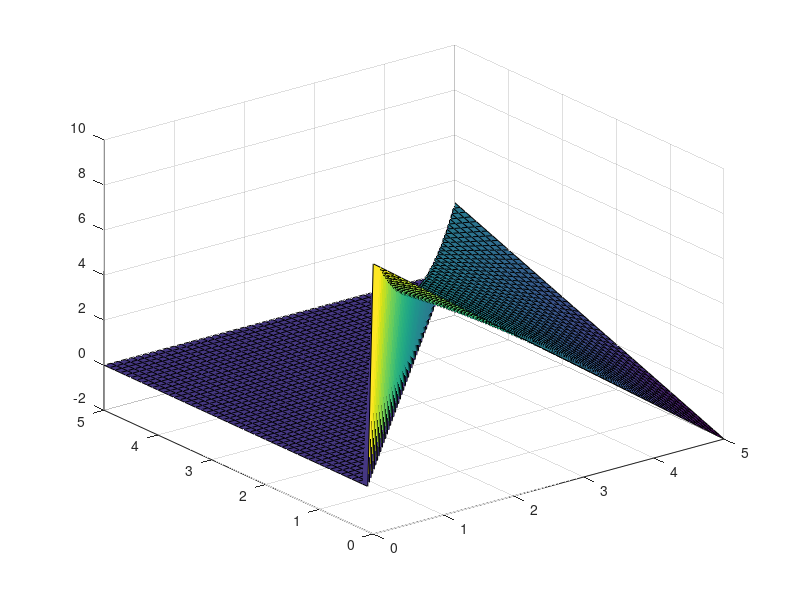

Write MATLAB code to recreate this figure.
clear all;
close all;
clc;

x1 = 0;
x2 = 5;
y1 = 0;
y2 = 5;

q11 = [x1 y1];
q12 = [x1 y2];
q21 = [x2 y1];
q22 = [x2 y2];

f11 = 10;
f12 = -2;
f21 = 5;
f22 = 3;

x = 0:0.1:5;
y = 0:0.1:5;


for i=1:size(x,2)
    for j = i:size(y,2)
        X = [x2 - x(i) x(i) - x1];
        Y = [y2 - y(j);y(j) - y1];
        F = [f11 f12;f21 f22];
        z(i,j) = 1/((x2 - x1)*(y2-y1)) .* X*F*Y;
    end
end

surf(x, y, z);